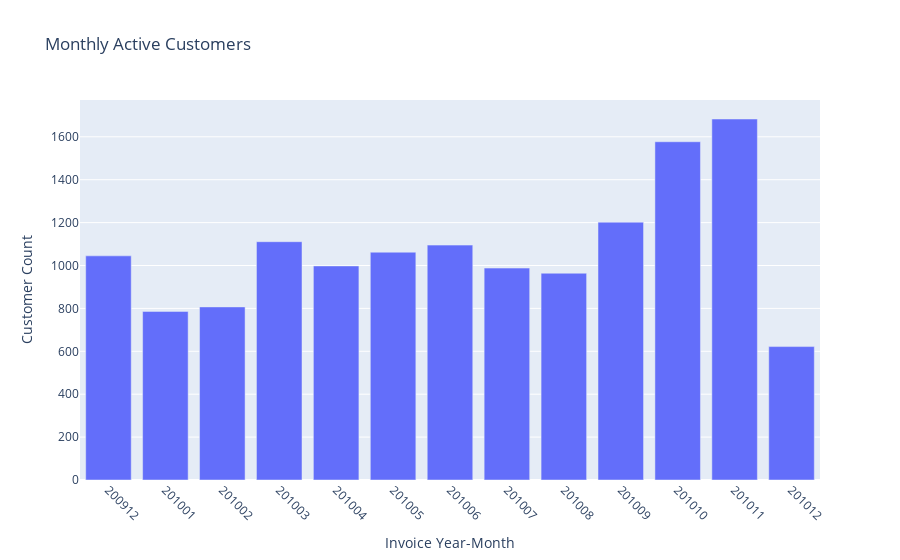

The notebook cell this image was saved under:
### Markdown cell above
Similar to Monthly Revenue, we will be grouping the data according to the purchase date(year-month format) while keeping track of the number of unique customers id to get the active customers in that particular time period.

### Code cell
monthly_active = customer_data.groupby('InvoiceYearMonth')['Customer ID'].nunique().reset_index()
monthly_active.rename(columns={'Customer ID':'customer_count'}, inplace=True)

fig = go.Figure(data = go.Bar(x = monthly_active['InvoiceYearMonth'], y = monthly_active['customer_count']))
fig.update_layout(title="Monthly Active Customers", xaxis_title="Invoice Year-Month", yaxis_title="Customer Count"
                 , xaxis={'type':'category', 'tickangle':45})
fig.show()

### Figure 1 — Plotly figure (JSON) as saved in the notebook; plotly's stock layout.template omitted (floating-point values rounded to 4 significant figures)
{"data": [{"type": "bar", "x": [200912, 201001, 201002, 201003, 201004, 201005, 201006, 201007, 201008, 201009, 201010, 201011, 201012], "y": [1045, 786, 807, 1111, 998, 1062, 1095, 988, 964, 1202, 1577, 1683, 622]}], "layout": {"autosize": true, "title": {"text": "Monthly Active Customers"}, "xaxis": {"autorange": true, "range": [-0.5, 12.5], "tickangle": 45, "title": {"text": "Invoice Year-Month"}, "type": "category"}, "yaxis": {"autorange": true, "range": [0, 1772.0], "title": {"text": "Customer Count"}, "type": "linear"}}}
